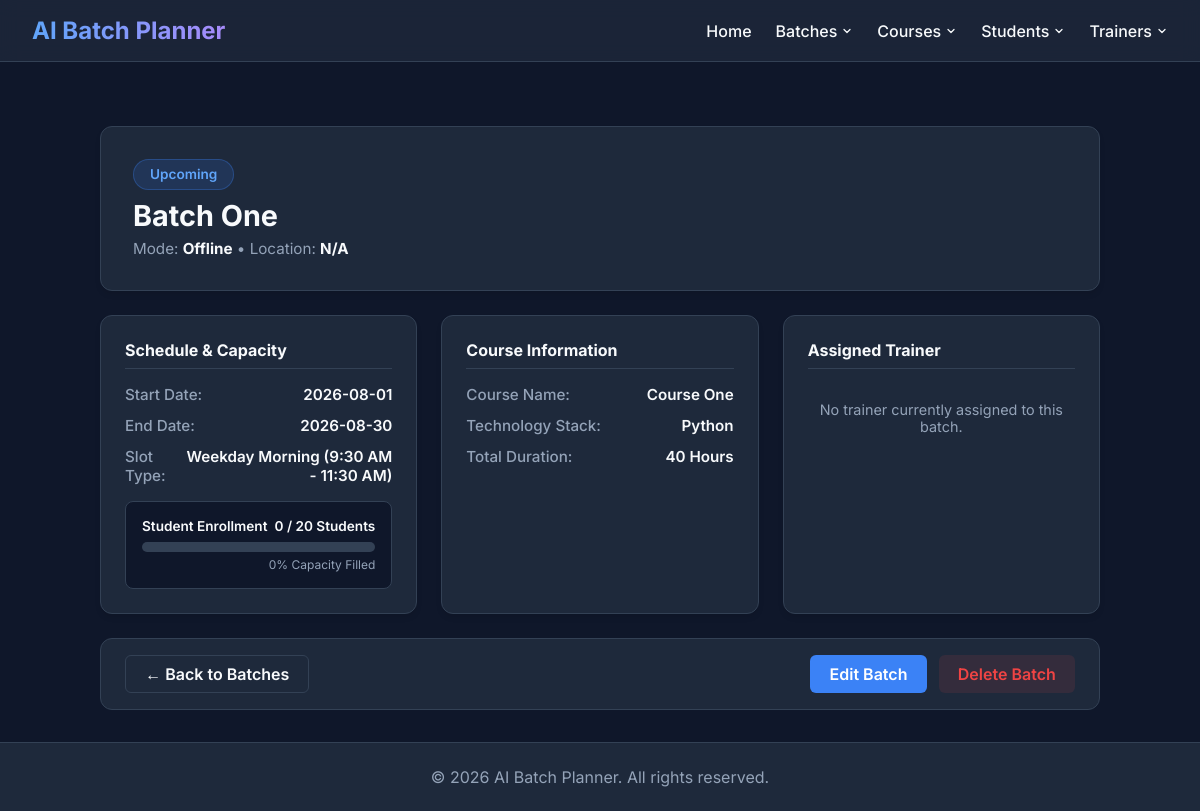
Screenshot of /batches/101 with the database file from the repository.
### tables this page shows
CREATE TABLE batch (
    batch_id INTEGER PRIMARY KEY AUTOINCREMENT,
    batch_code TEXT NOT NULL UNIQUE,
    batch_name TEXT NOT NULL,
    course_id INTEGER NOT NULL,
    trainer_id INTEGER,
    start_date TEXT NOT NULL,
    end_date TEXT NOT NULL,
    slot_type TEXT NOT NULL CHECK(slot_type IN (
        'Weekday Morning (9:30 AM - 11:30 AM)',
        'Weekday Midday (11:45 AM - 1:45 PM)',
        'Weekday Afternoon (2:45 PM - 4:45 PM)',
        'Weekday Evening (5:00 PM - 7:00 PM)',
        'Weekend Full Day (10:00 AM - 4:00 PM)',
        'Custom'
    )),
    start_time TEXT,
    end_time TEXT,
    mode TEXT NOT NULL DEFAULT 'Offline' CHECK(mode IN ('Online', 'Offline', 'Hybrid')),
    location TEXT,
    max_capacity INTEGER NOT NULL DEFAULT 30 CHECK(max_capacity > 0),
    enrolled_count INTEGER NOT NULL DEFAULT 0 CHECK(enrolled_count >= 0),
    status TEXT NOT NULL DEFAULT 'Upcoming' CHECK(status IN ('Upcoming', 'In Progress', 'Completed', 'On Hold', 'Cancelled')),
    description TEXT,
    created_at TIMESTAMP DEFAULT CURRENT_TIMESTAMP,
    updated_at TIMESTAMP DEFAULT CURRENT_TIMESTAMP,
    created_by TEXT,
    updated_by TEXT,
    FOREIGN KEY (course_id) REFERENCES Course(id) ON DELETE RESTRICT,
    FOREIGN KEY (trainer_id) REFERENCES trainer(trainer_id) ON DELETE SET NULL
);

CREATE TABLE Course (
    id INTEGER PRIMARY KEY AUTOINCREMENT,

    course_name TEXT NOT NULL UNIQUE,

    technology_stack TEXT NOT NULL,

    duration_hours INTEGER NOT NULL
        CHECK(duration_hours > 0),

    description TEXT,

    status TEXT NOT NULL DEFAULT 'Active'
        CHECK(status IN ('Active', 'Inactive')),

    created_at DATETIME NOT NULL DEFAULT CURRENT_TIMESTAMP,

    updated_at DATETIME NOT NULL DEFAULT CURRENT_TIMESTAMP,

    created_by TEXT,

    updated_by TEXT
);

### routes/batch_routes.py (the view)
@batch_bp.route("/batches/<int:batch_id>")
def view_batch_details(batch_id):
    try:
        batch = batch_service.get_batch_by_id(batch_id)
        students = student_service.get_students_by_batch(batch_id)
        return render_template("batch_details.html", batch=batch, students=students)
    except ValueError as e:
        flash(str(e), "error")
        return redirect(url_for("batch_bp.list_batches"))

### models/batch.py (called while the page is built)
    def get_connection(self):
        conn = sqlite3.connect(DB_PATH)
        conn.row_factory = sqlite3.Row
        conn.execute("PRAGMA foreign_keys = ON")
        return conn

### models/student.py (called while the page is built)
    def get_students_by_batch(self, batch_id):
        return []

### services/batch_service.py (called while the page is built)
    def get_batch_by_id(self, batch_id):
        try:
            batch_id = int(batch_id)
        except (ValueError, TypeError):
            raise ValueError("Invalid Batch ID format.")
        batch = self.batch_model.get_batch_by_id(batch_id)
        if not batch:
            raise ValueError(f"Batch with ID {batch_id} not found.")
        return batch

### services/student_service.py (called while the page is built)
    def get_students_by_batch(self, batch_id):
        try:
            batch_id = int(batch_id)
        except (ValueError, TypeError):
            raise ValueError("Invalid batch ID.")
        return self.model.get_students_by_batch(batch_id)

### templates/batch_details.html (shortened to what this page needs)
{% extends 'base.html' %}
{% block content %}
<div class="details-container">
    <div class="details-header-card">
        <div class="batch-title-group">
            <div style="display: flex; align-items: center; gap: 0.75rem; margin-bottom: 0.5rem;">
                {% set status_class = 'status-' ~ batch.status.lower().replace(' ', '-') %}
                <span class="status-badge {{ status_class }}">{{ batch.status }}</span>
            </div>
            <h1>{{ batch.batch_name }}</h1>
            <div style="color: var(--text-muted); font-size: 0.95rem;">
                Mode: <strong style="color: var(--text-main);">{{ batch.mode }}</strong> &bull;
                Location: <strong style="color: var(--text-main);">{{ batch.location or 'N/A' }}</strong>
            </div>
        </div>
    </div>
    <div class="details-grid">
        <div class="info-card">
            <div class="info-card-title">Schedule & Capacity</div>
            <div class="info-row">
                <span class="info-label">Start Date:</span>
                <span class="info-value">{{ batch.start_date }}</span>
            </div>
            <div class="info-row">
                <span class="info-label">End Date:</span>
                <span class="info-value">{{ batch.end_date }}</span>
            </div>
            <div class="info-row">
                <span class="info-label">Slot Type:</span>
                <span class="info-value">{{ batch.slot_type }}</span>
            </div>
            <div class="capacity-visualizer">
                <div style="display: flex; justify-content: space-between; font-size: 0.85rem; font-weight: 600;">
                    <span>Student Enrollment</span>
                    <span>{{ batch.enrolled_count }} / {{ batch.max_capacity }} Students</span>
                </div>
                {% set pct = (batch.enrolled_count / batch.max_capacity * 100)|round|int if batch.max_capacity > 0 else 0 %}
                <div class="progress-bar-bg">
                </div>
                <div style="text-align: right; font-size: 0.75rem; color: var(--text-muted); margin-top: 0.3rem;">
                    {{ pct }}% Capacity Filled
                </div>
            </div>
        </div>
        <div class="info-card">
            <div class="info-card-title">Course Information</div>
            <div class="info-row">
                <span class="info-label">Course Name:</span>
                <span class="info-value">{{ batch.course_name or 'Not assigned' }}</span>
            </div>
            <div class="info-row">
                <span class="info-label">Technology Stack:</span>
                <span class="info-value">{{ batch.technology_stack or 'N/A' }}</span>
            </div>
            <div class="info-row">
                <span class="info-label">Total Duration:</span>
                <span class="info-value">{{ batch.course_duration or 'N/A' }} Hours</span>
            </div>
        </div>
        <div class="info-card">
            <div class="info-card-title">Assigned Trainer</div>
            {% if batch.trainer_name %}
            <div class="info-row">
                <span class="info-label">Trainer Name:</span>
                <span class="info-value">{{ batch.trainer_name }}</span>
            </div>
            <div class="info-row">
                <span class="info-label">Email:</span>
                <span class="info-value">{{ batch.trainer_email }}</span>
            </div>
            <div class="info-row">
                <span class="info-label">Skills:</span>
                <span class="info-value">{{ batch.trainer_skills }}</span>
            </div>
            {% else %}
            <div style="color: var(--text-muted); font-size: 0.9rem; padding: 1rem 0; text-align: center;">
                No trainer currently assigned to this batch.
            </div>
            {% endif %}
        </div>
    </div>
    <div class="action-toolbar">
        <a href="{{ url_for('batch_bp.list_batches') }}" class="btn btn-outline">&larr; Back to Batches</a>
        <div style="display: flex; gap: 0.75rem;">
            <a href="{{ url_for('batch_bp.edit_batch', batch_id=batch.batch_id) }}" class="btn btn-primary">Edit Batch</a>
            <form action="{{ url_for('batch_bp.delete_batch', batch_id=batch.batch_id) }}" method="POST" onsubmit="return confirm('Are you sure you want to delete this batch?');">
                <button type="submit" class="btn btn-danger">Delete Batch</button>
            </form>
        </div>
    </div>
</div>
{% endblock %}

### templates/base.html (style rules this page uses)
:root { --bg-color: #0f172a; --surface-color: #1e293b; --surface-hover: #334155; --primary: #3b82f6; --primary-hover: #2563eb; --text-main: #f8fafc; --text-muted: #94a3b8; --danger: #ef4444; --success: #10b981; --border: #334155; }
body { margin: 0; font-family: 'Inter', sans-serif; background-color: var(--bg-color); color: var(--text-main); display: flex; flex-direction: column; min-height: 100vh; }
form { display: flex; flex-direction: column; gap: 12px; max-width: 500px; }
button { padding: 10px 15px; background-color: var(--primary); color: white; border: none; border-radius: 8px; cursor: pointer; font-size: 1rem; font-weight: 600; transition: background-color 0.2s; margin-top: 10px; }
.btn { display: inline-flex !important; align-items: center !important; justify-content: center !important; box-sizing: border-box !important; vertical-align: middle !important; margin: 0 !important; }
a { color: var(--primary); text-decoration: none; font-weight: 500; transition: color 0.2s; }

### templates/batch_details.html (style rules this page uses)
.details-container { display: flex; flex-direction: column; gap: 1.5rem; max-width: 1000px; margin: 0 auto; }
.details-header-card { background: var(--surface-color); border: 1px solid var(--border); border-radius: 12px; padding: 2rem; display: flex; justify-content: space-between; align-items: flex-start; flex-wrap: wrap; gap: 1rem; box-shadow: 0 4px 6px -1px rgba(0, 0, 0, 0.1); }
.batch-title-group h1 { font-size: 1.8rem; font-weight: 700; margin: 0 0 0.4rem 0; }
.status-badge { padding: 0.4rem 1rem; border-radius: 9999px; font-size: 0.85rem; font-weight: 600; display: inline-block; }
.status-upcoming { background: rgba(59, 130, 246, 0.15); color: #60a5fa; border: 1px solid rgba(59, 130, 246, 0.3); }
.details-grid { display: grid; grid-template-columns: repeat(auto-fit, minmax(300px, 1fr)); gap: 1.5rem; }
.info-card { background: var(--surface-color); border: 1px solid var(--border); border-radius: 12px; padding: 1.5rem; box-shadow: 0 4px 6px -1px rgba(0, 0, 0, 0.1); }
.info-card-title { font-size: 1rem; font-weight: 700; color: var(--text-main); margin-bottom: 1rem; padding-bottom: 0.5rem; border-bottom: 1px solid var(--border); display: flex; align-items: center; gap: 0.5rem; }
.info-row { display: flex; justify-content: space-between; margin-bottom: 0.75rem; font-size: 0.95rem; }
.info-label { color: var(--text-muted); font-weight: 500; }
.info-value { color: var(--text-main); font-weight: 600; text-align: right; }
.capacity-visualizer { margin-top: 1rem; padding: 1rem; background: var(--bg-color); border-radius: 8px; border: 1px solid var(--border); }
.progress-bar-bg { width: 100%; height: 10px; background: #334155; border-radius: 5px; overflow: hidden; margin-top: 0.5rem; }
.action-toolbar { display: flex; justify-content: space-between; align-items: center; background: var(--surface-color); border: 1px solid var(--border); border-radius: 12px; padding: 1rem 1.5rem; flex-wrap: wrap; gap: 1rem; }
.btn { padding: 0.6rem 1.2rem; border-radius: 6px; font-weight: 600; cursor: pointer; border: none; transition: all 0.2s; text-decoration: none; display: inline-flex; align-items: center; justify-content: center; font-family: inherit; box-sizing: border-box; height: 38px; }
.btn-primary { background: var(--primary); color: white; }
.btn-outline { background: transparent; border: 1px solid var(--border); color: var(--text-main); }
.btn-danger { background: rgba(239, 68, 68, 0.1); color: var(--danger); }

### rows the page displays
batch: status "Upcoming", batch_name "Batch One", mode "Offline", start_date "2026-08-01", end_date "2026-08-30", slot_type "Weekday Morning (9:30 AM - 11:30 AM)", max_capacity "20"
Course: course_name "Course One", technology_stack "Python"

### other values shown
{{ batch.location or 'N/A' }} "N/A"
{{ batch.enrolled_count }} "0"
{{ pct }} "0"
{{ batch.course_duration or 'N/A' }} "40"
